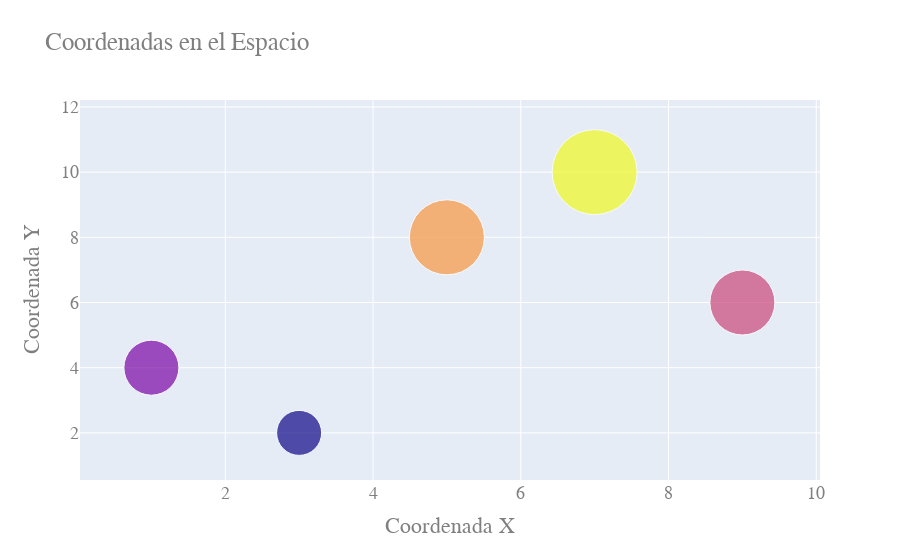

Notebook code cell kept with this figure:
### Code cell
import plotly.graph_objects as go

fig = go.Figure(
    data=go.Scatter(
    x=[3,1,9,5,7],
    y=[2,4,6,8,10],
    mode='markers',
    marker=dict(size=[45, 55, 65, 75, 85],
                color=[0, 1, 2, 3, 4])
)
    
)

fig.update_layout(
    title="Coordenadas en el Espacio",
    xaxis_title="Coordenada X",
    yaxis_title="Coordenada Y",
    font=dict(
        family="Courier New, monospace",
        size=18,
        color="#7f7f7f"
    )
)

fig.show()

### Figure 1 — Plotly figure (JSON) as saved in the notebook; plotly's stock layout.template omitted (floating-point values rounded to 4 significant figures)
{"data": [{"marker": {"color": [0, 1, 2, 3, 4], "size": [45, 55, 65, 75, 85]}, "mode": "markers", "type": "scatter", "x": [3, 1, 9, 5, 7], "y": [2, 4, 6, 8, 10]}], "layout": {"autosize": true, "font": {"color": "#7f7f7f", "family": "Courier New, monospace", "size": 18}, "title": {"text": "Coordenadas en el Espacio"}, "xaxis": {"autorange": true, "range": [-0.02742, 10.12], "title": {"text": "Coordenada X"}, "type": "linear"}, "yaxis": {"autorange": true, "range": [-0.05873, 13.3], "title": {"text": "Coordenada Y"}, "type": "linear"}}}
